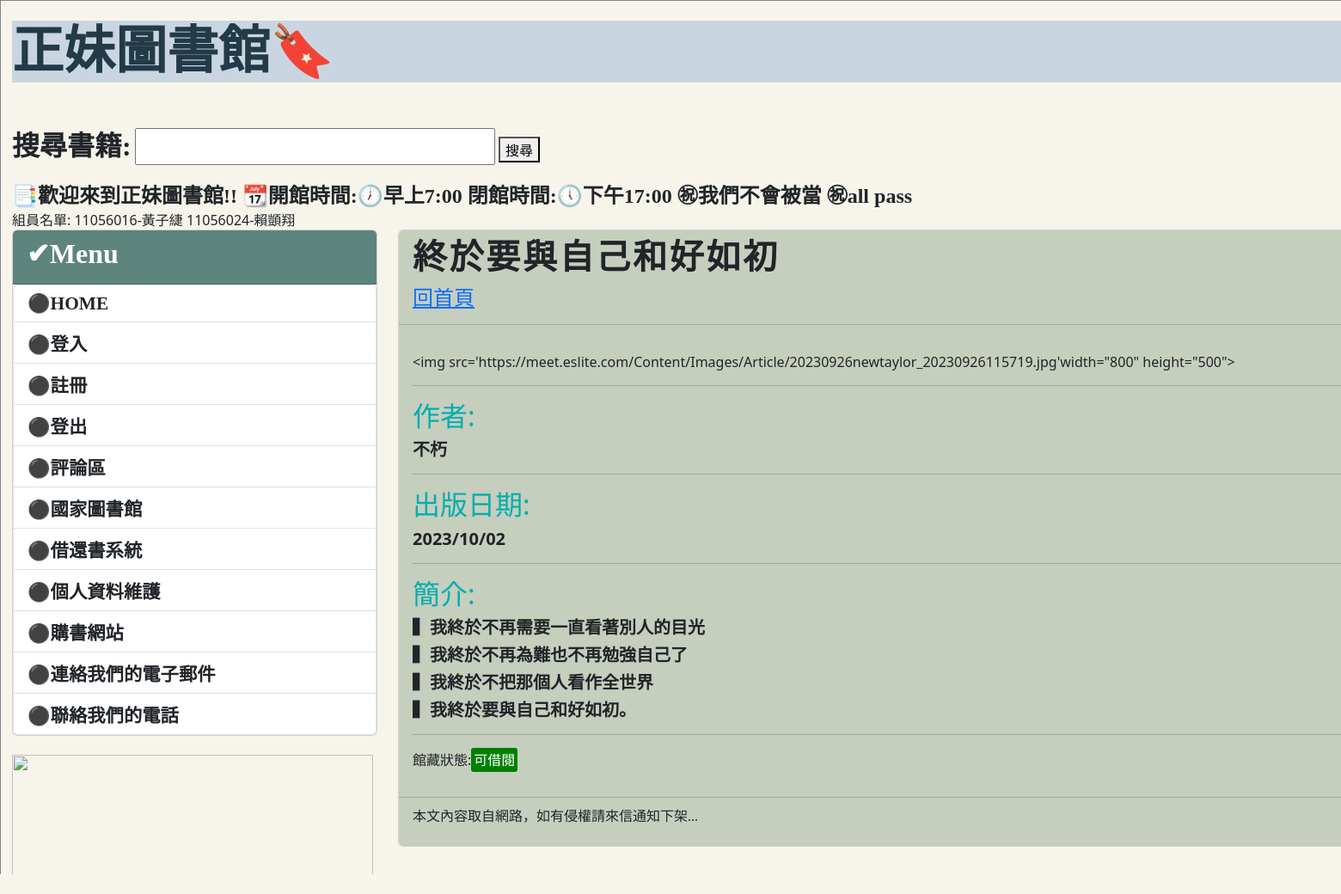
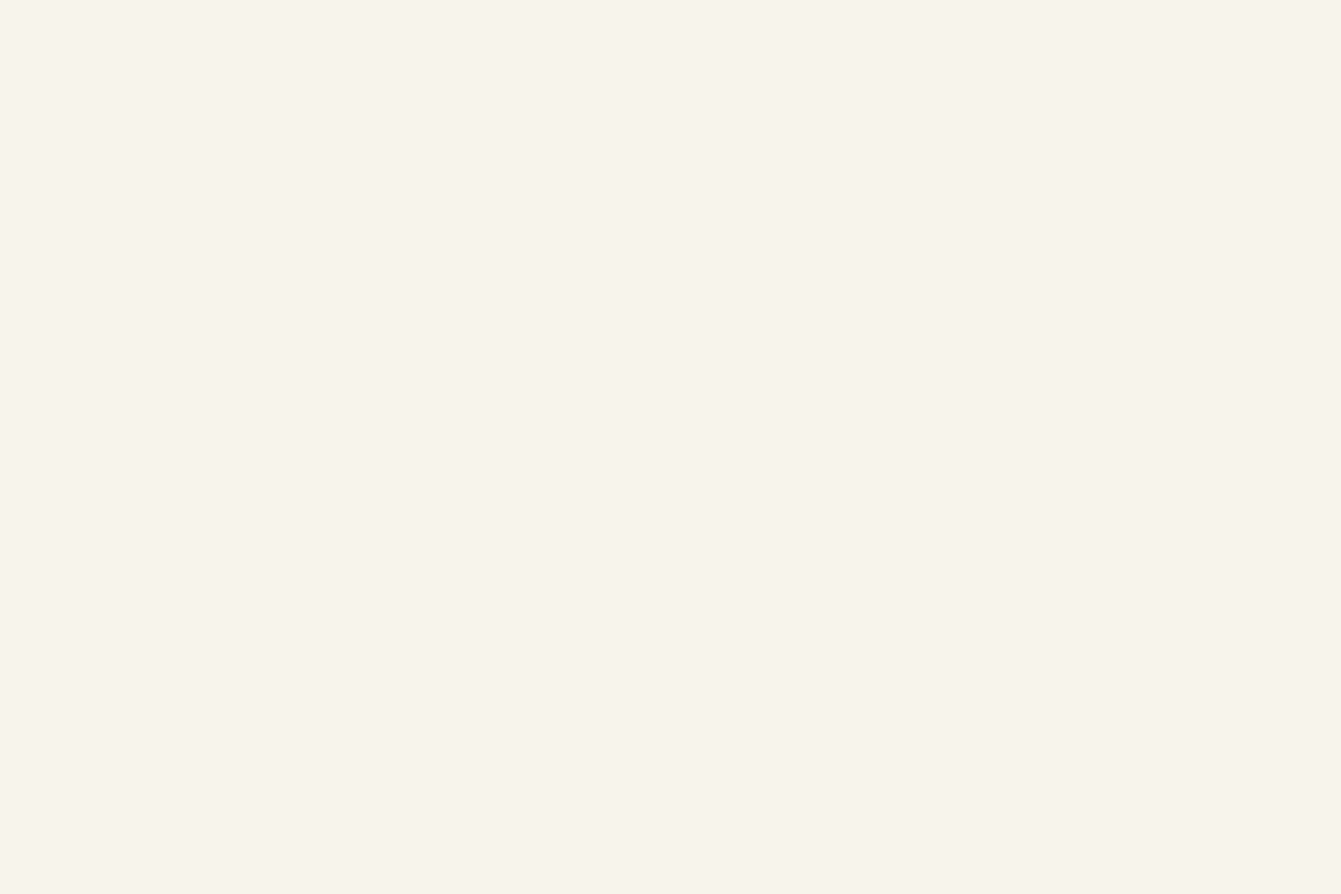
The app's page /post/finally/ with its own data (2 pictures, top to bottom).
### mysite/models.py (models this page shows, shortened)
class Post(models.Model):
    title = models.CharField(max_length=200)
    slug = models.CharField(max_length=200)
    body = models.TextField()
    pub_date = models.DateTimeField(auto_now_add=True)
    isBorrow = models.BooleanField(("外借中"),default=False)
    @property
    def formatted_is_borrow(self):
        if self.isBorrow:
            return '<span style="color:white;background-color:red;border: 1px soild white; padding: 3px; border-radius: 3px;">外借中</span>'
        else:
            return '<span style="color:white;background-color:green;border: 1px soild white; padding: 3px; border-radius: 3px;">可借閱</span>'
    class Meta:
        ordering = ('-pub_date',)

### mysite/views.py (the view)
# urls.py: path('post/<slug:slug>/', mv.showpost, name="showpost"),#slug代表是變數(用<內容就是你在資料庫打的網址名稱>)  如果輸入post/.../就跑去那個函式
def showpost(request, slug):
	try:
		post = Post.objects.get(slug = slug)
		if post != None:
			return render(request, 'post.html', locals())
	except:
		return redirect('/')

### mysite/templatetags/markdown_extras.py (called while the page is built)
@register.filter
def convert_markdown(text):
    return markdown.markdown(text)

### templates/post.html (shortened to what this page needs)
{% extends 'base.html' %}
{% load markdown_extras %}
{% block headmessage %}
    <h3 style='font-family:微軟正黑體;font-size:30pt;letter-spacing:2pt;'><strong>{{ post.title }}</strong></h3>
    <h4><a href='/'>回首頁</a></h4>
{% endblock %}
{% block content %}
        <p style='font-family:微軟正黑體;font-size:30pt;letter-spacing:2pt;'>
            {{ post.body | convert_markdown | safe }}</a>
            館藏狀態:{{post.formatted_is_borrow|safe}}
        </p>
{% endblock %}

### records on screen
Post: title "終於要與自己和好如初", body|convert_markdown "<img src='https://meet.eslite.com/Content/Images/Article/20230926newtaylor_20230926115719.jpg'width=\"800\" height=\"500\"> 作者: 不朽 出版日期: 2023/10/02 簡介: ▍我終於不再需要一直看著別人的目光 ▍我終於不再為難也不再勉強自己了 ▍我終於不把那個人看作全世界 ▍我終於要與自己和好如初。", formatted_is_borrow "可借閱"
